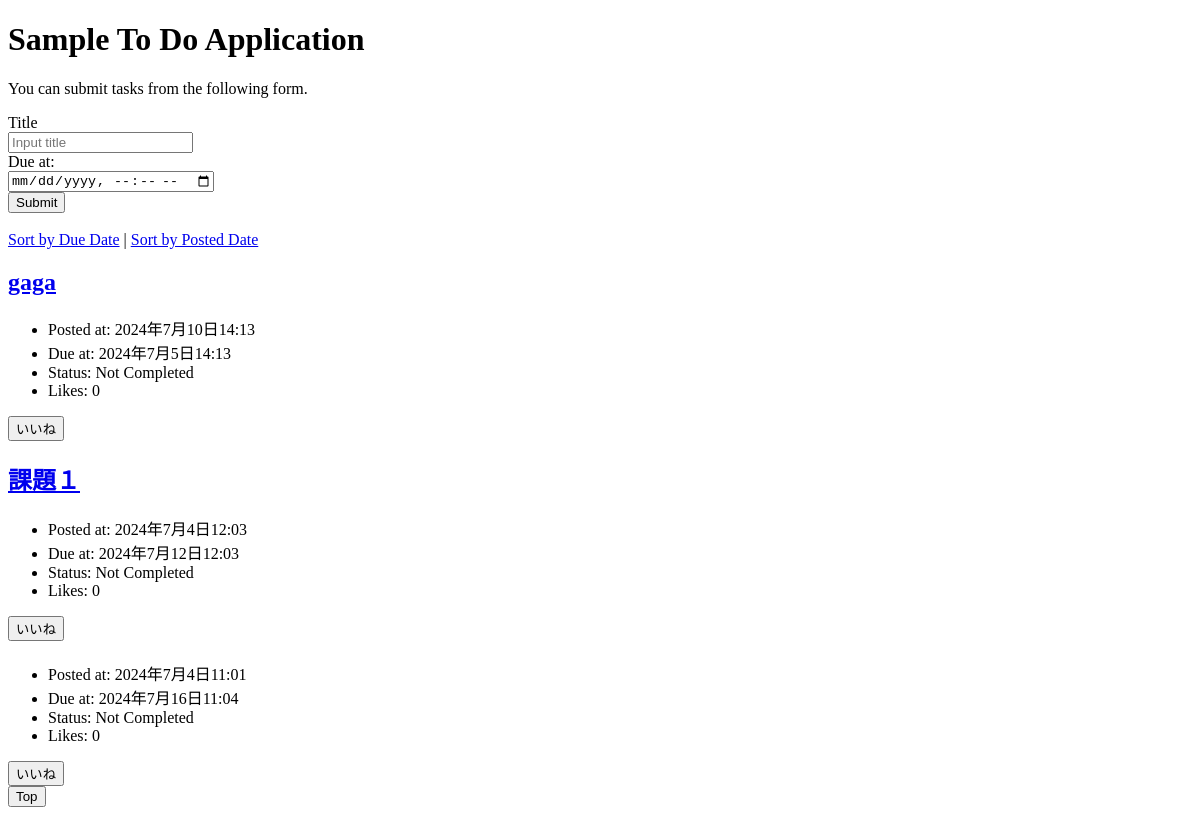
/, run on an earlier commit of the app's database.
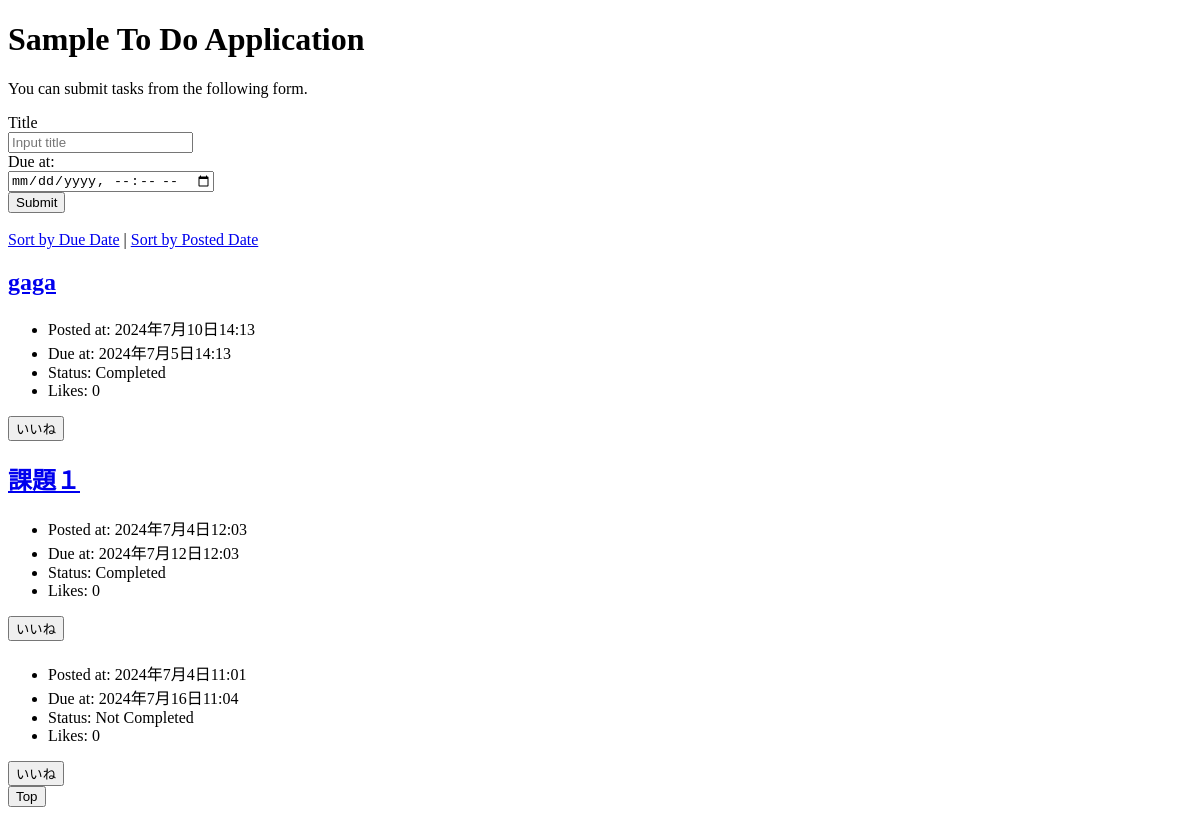
And on a later commit of the database.
### todo/models.py (models this page shows, shortened)
class Task(models.Model):
    title = models.CharField(max_length=100)
    completed = models.BooleanField(default=False)
    posted_at = models.DateTimeField(default=timezone.now)
    due_at = models.DateTimeField(null=True, blank=True)
    likes = models.PositiveIntegerField(default=0)

### todo/views.py (the view)
# urls.py: path('', todo_views.index, name='index'),
def index(request):
    if request.method == 'POST':
        task = Task(title=request.POST['title'],
                due_at=make_aware (parse_datetime(request.POST['due_at'])))
        task.save()
    if request.GET.get('order') == 'due':
        tasks = Task.objects.order_by('due_at')
    else:
        tasks = Task.objects.order_by('-posted_at')
    context = {
        'tasks': tasks
    }
    return render(request, 'todo/index.html', context)

### todo/templates/todo/index.html (shortened to what this page needs)
{% load static %}
<!DOCTYPE html>
<html lang="ja">
  <head>
    <link rel="stylesheet" type="text/css" href="./css/index.css" />
  </head>
  <body>
    <h1>Sample To Do Application</h1>
    <p>You can submit tasks from the following form.</p>
    <form action="{% url 'index' %}" method="post">
      <div>
        <label for="titleInput">Title</label><br>
        <input id="titleInput" name="title" type="text" placeholder="Input title">
      </div>
      <div>
        <label for="dueInput">Due at:</label><br>
        <input id="dueInput" name="due_at" type="datetime-local">
      </div>
      <div>
        <button type="submit">Submit</button>
      </div>
    </form>
    <br>
    <div>
      <a href="{% url 'index' %}?order=due">Sort by Due Date</a> |
      <a href="{% url 'index' %}?order=post">Sort by Posted Date</a>
    </div>
    {% for task in tasks %}
    <div class="text">
      <h2><a href="{% url 'detail' task.id %}">{{ task.title }}</a></h2>
      <ul>
        <li>Posted at: {{ task.posted_at }}</li>
        {% if task.due_at %}
        <li>Due at: {{ task.due_at }}</li>
        {% endif %}
        {% if task.completed %}
        <li>Status: Completed</li>
        {% else %}
        <li>Status: Not Completed</li>
        {% endif %}
        <li>Likes: {{ task.likes }}</li>
      </ul>
      <form action="{% url 'like' task.id %}" method="post">
        <button type="submit">いいね</button>
      </form>
    </div>
    {% endfor %}
    <button id="scrollToTopButton">Top</button>
  </body>
</html>

What changed in the data, as far as the page shows it:
changed Task "gaga": completed "Status: Not Completed" → "Status: Completed"
changed Task "課題１": completed "Status: Not Completed" → "Status: Completed"
